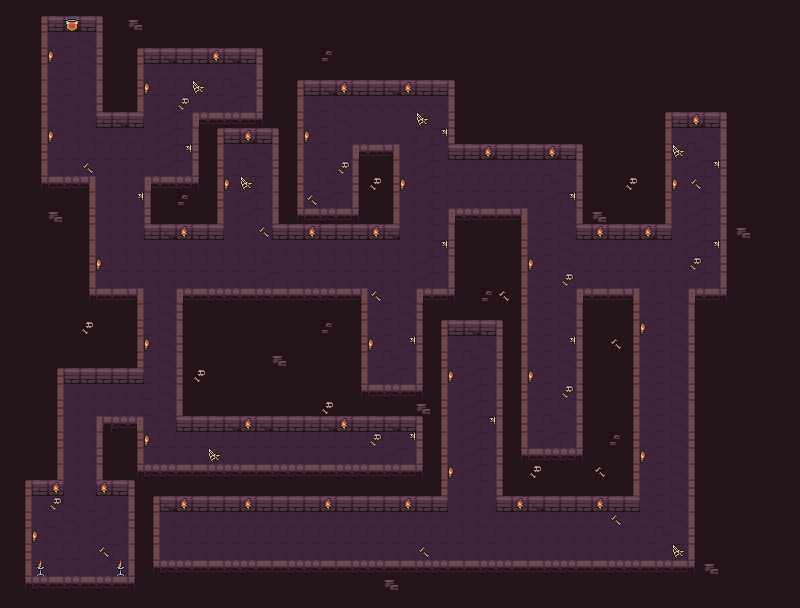

Tiled map render using the project's own tile images. Description and the map definition, with tile-layer contents summarised, below:
An orthogonal 50x38 tile map with 16x16 px tiles, 3 tile layers (Background, Collision, Decorations), 3 tilesets and 53 objects (24x Peaks, 10x Coins, 5x Enemies S1, 4x Silver Keys, 2x Door, ...).

<map version="1.10" tiledversion="1.11.2" orientation="orthogonal" renderorder="right-down" width="50" height="38" tilewidth="16" tileheight="16" infinite="0" nextlayerid="5" nextobjectid="115">
 <tileset firstgid="1" source="../assets/tilesets/Dungeon_Tileset.tsx" />
 <tileset firstgid="101" source="../assets/tilesets/enemies.tsx" />
 <tileset firstgid="107" source="../assets/2D Pixel Dungeon Asset Pack/items and trap_animation/peaks/Traps.tsx" />
 <layer id="1" name="Background" width="50" height="38">
  <data>[1900 cells, 645 non-empty, 10 distinct tile ids]</data>
 </layer>
 <objectgroup id="4" name="Objects">
  <object id="2" name="Door" gid="67" x="144" y="304" width="16" height="16">
   <properties>
    <property name="count" type="int" value="4" />
    <property name="obj_type" value="door" />
    <property name="orientation" value="left" />
    <property name="required_key" value="silver" />
   </properties>
  </object>
  <object id="3" name="Door" gid="68" x="162" y="304" width="16" height="16">
   <properties>
    <property name="count" type="int" value="4" />
    <property name="obj_type" value="door" />
    <property name="orientation" value="right" />
    <property name="required_key" value="silver" />
   </properties>
  </object>
  <object id="8" name="Player Spawn" x="62.6667" y="46.6667" width="19.3333" height="20">
   <properties>
    <property name="obj_name" value="player_spawn" />
    <property name="obj_type" value="spawn" />
   </properties>
  </object>
  <object id="11" name="Silver Keys" gid="89" x="225.333" y="95.3333" width="16" height="16">
   <properties>
    <property name="frames" type="int" value="4" />
    <property name="item" value="key" />
    <property name="key_type" value="silver" />
    <property name="obj_type" value="collectible" />
   </properties>
  </object>
  <object id="12" name="Silver Keys" gid="89" x="691.333" y="158" width="16" height="16">
   <properties>
    <property name="frames" type="int" value="4" />
    <property name="item" value="key" />
    <property name="key_type" value="silver" />
    <property name="obj_type" value="collectible" />
   </properties>
  </object>
  <object id="13" name="Silver Keys" gid="89" x="544" y="432.667" width="16" height="16">
   <properties>
    <property name="frames" type="int" value="4" />
    <property name="item" value="key" />
    <property name="key_type" value="silver" />
    <property name="obj_type" value="collectible" />
   </properties>
  </object>
  <object id="14" name="Silver Keys" gid="89" x="385.333" y="362" width="16" height="16">
   <properties>
    <property name="frames" type="int" value="4" />
    <property name="item" value="key" />
    <property name="key_type" value="silver" />
    <property name="obj_type" value="collectible" />
   </properties>
  </object>
  <object id="15" name="Golden Keys" gid="100" x="385.333" y="456.667" width="16" height="16">
   <properties>
    <property name="frames" type="int" value="4" />
    <property name="item" value="key" />
    <property name="key_type" value="golden" />
    <property name="obj_type" value="collectible" />
   </properties>
  </object>
  <object id="16" name="Golden Keys" gid="100" x="336" y="208" width="16" height="16">
   <properties>
    <property name="frames" type="int" value="4" />
    <property name="item" value="key" />
    <property name="key_type" value="golden" />
    <property name="obj_type" value="collectible" />
   </properties>
  </object>
  <object id="18" name="Ladder" gid="40" x="64" y="544.667" width="16" height="16">
   <properties>
    <property name="destination" value="&quot;level2.tmx&quot;" />
    <property name="obj_type" value="ladder" />
   </properties>
  </object>
  <object id="19" name="Coins" gid="87" x="48" y="544" width="16" height="16">
   <properties>
    <property name="frames" type="int" value="4" />
    <property name="item" value="coin" />
    <property name="obj_type" value="collectible" />
    <property name="value" type="int" value="10" />
   </properties>
  </object>
  <object id="20" name="Coins" gid="87" x="64" y="528" width="16" height="16">
   <properties>
    <property name="frames" type="int" value="4" />
    <property name="item" value="coin" />
    <property name="obj_type" value="collectible" />
    <property name="value" type="int" value="10" />
   </properties>
  </object>
  <object id="21" name="Coins" gid="87" x="80" y="544" width="16" height="16">
   <properties>
    <property name="frames" type="int" value="4" />
    <property name="item" value="coin" />
    <property name="obj_type" value="collectible" />
    <property name="value" type="int" value="10" />
   </properties>
  </object>
  <object id="22" name="Coins" gid="87" x="64" y="560" width="16" height="16">
   <properties>
    <property name="frames" type="int" value="4" />
    <property name="item" value="coin" />
    <property name="obj_type" value="collectible" />
    <property name="value" type="int" value="10" />
   </properties>
  </object>
  <object id="30" name="Coins" gid="87" x="454.667" y="358.667" width="16" height="16">
   <properties>
    <property name="frames" type="int" value="4" />
    <property name="item" value="coin" />
    <property name="obj_type" value="collectible" />
    <property name="value" type="int" value="10" />
   </properties>
  </object>
  <object id="31" name="Coins" gid="87" x="473.333" y="359.333" width="16" height="16">
   <properties>
    <property name="frames" type="int" value="4" />
    <property name="item" value="coin" />
    <property name="obj_type" value="collectible" />
    <property name="value" type="int" value="10" />
   </properties>
  </object>
  <object id="32" name="Coins" gid="87" x="463.333" y="374" width="16" height="16">
   <properties>
    <property name="frames" type="int" value="4" />
    <property name="item" value="coin" />
    <property name="obj_type" value="collectible" />
    <property name="value" type="int" value="10" />
   </properties>
  </object>
  <object id="34" name="Coins" gid="87" x="242" y="165.333" width="16" height="16">
   <properties>
    <property name="frames" type="int" value="4" />
    <property name="item" value="coin" />
    <property name="obj_type" value="collectible" />
    <property name="value" type="int" value="10" />
   </properties>
  </object>
  </objectgroup>
 <layer id="2" name="Collision" width="50" height="38">
  <data>[1900 cells, 1267 non-empty, 23 distinct tile ids]</data>
 </layer>
 <layer id="3" name="Decorations" width="50" height="38">
  <data>[1900 cells, 97 non-empty, 10 distinct tile ids]</data>
 </layer>
</map>
<!-- 35 of 53 objects omitted -->
